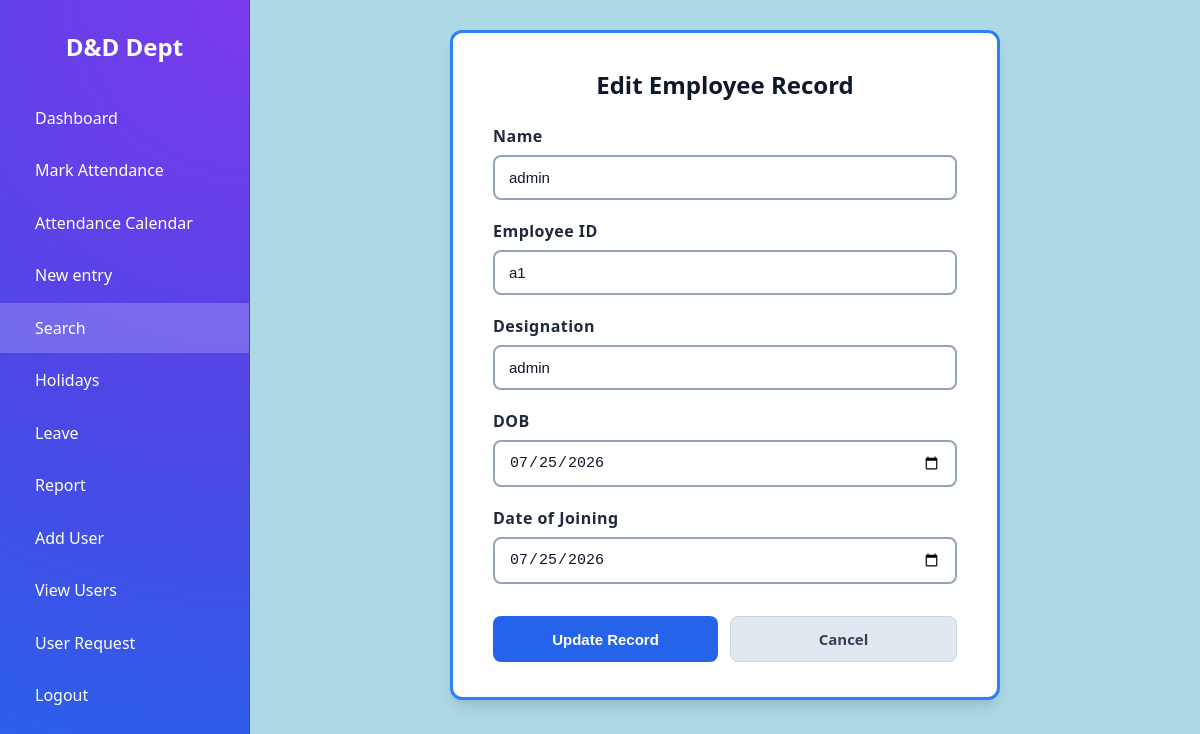
Screenshot of /employees/1/edit (signed in) with the database file from the repository.
### tables this page shows
CREATE TABLE employees (
            id INTEGER PRIMARY KEY AUTOINCREMENT,
            name TEXT NOT NULL,
            employee_id TEXT NOT NULL,
            designation TEXT,
            dob TEXT,
            date_of_joining TEXT,
            created_at TEXT DEFAULT CURRENT_TIMESTAMP
        );

### app.py (the view, shortened to what this page needs)
@app.route('/employees/<int:employee_id>/edit', methods=['GET', 'POST'])
@roles_required('admin', 'editor')
def edit_employee(employee_id):
    employee = get_employee_or_404(employee_id)
    if employee is None:
        flash('That employee record no longer exists.', 'error')
        return redirect(url_for('report_employees'))
    back_url = request.values.get('next') or url_for('report_employees')
    return render_template('employee_edit.html', employee=employee, back_url=back_url)

### app.py (called while the page is built)
def roles_required(*allowed_roles):
    def decorator(view):
        @wraps(view)
        def wrapped_view(*args, **kwargs):
            if not session.get('logged_in'):
                return redirect(url_for('login'))
            if session.get('role') not in allowed_roles:
                abort(403)
            return view(*args, **kwargs)
        return wrapped_view
    return decorator

def get_employee_or_404(employee_id):
    conn = db.get_db()
    row = conn.execute('SELECT * FROM employees WHERE id = ?', (employee_id,)).fetchone()
    return row

### db.py (called while the page is built)
def get_db():
    if 'db' not in g:
        g.db = sqlite3.connect(
            current_app.config['DATABASE'],
            detect_types=sqlite3.PARSE_DECLTYPES
        )
        g.db.row_factory = sqlite3.Row
    return g.db

### templates/employee_edit.html (shortened to what this page needs)
{% extends 'base.html' %}
{% set active_page = 'search' %}
{% block content %}
<div class="form-panel">
    <h2>Edit Employee Record</h2>
    <form method="POST" action="{{ url_for('edit_employee', employee_id=employee['id']) }}">
        <div class="input-group">
            <label>Name</label>
            <input type="text" name="name" value="{{ employee['name'] }}" required>
        </div>
        <div class="input-group">
            <label>Employee ID</label>
            <input type="text" name="employee_id" value="{{ employee['employee_id'] }}" required>
        </div>
        <div class="input-group">
            <label>Designation</label>
            <input type="text" name="designation" value="{{ employee['designation'] or '' }}">
        </div>
        <div class="input-group">
            <label>DOB</label>
            <input type="date" name="dob" value="{{ employee['dob'] or '' }}">
        </div>
        <div class="input-group">
            <label>Date of Joining</label>
            <input type="date" name="date_of_joining" value="{{ employee['date_of_joining'] or '' }}">
        </div>
        <div class="button-group">
            <button type="submit" class="btn-save">Update Record</button>
            <a href="{{ back_url }}" class="btn-cancel-custom">Cancel</a>
        </div>
    </form>
</div>
{% endblock %}

### rows the page displays
employees: name "admin", employee_id "a1", designation "admin", dob "07/25/2026", date_of_joining "07/25/2026"
